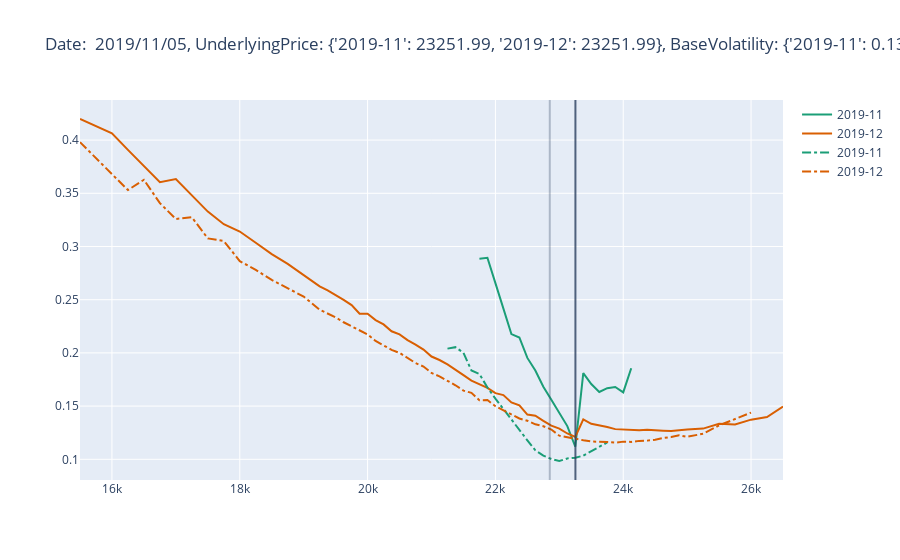

Notebook code for this chart:
### Code cell
op_20191105_20191101_fig = jquants_derivatives.plot_volatility(op_20191105, op_20191101)
save_fig["2019年11月5日のボラティリティスマイル"] = op_20191105_20191101_fig
save_fig["2019年11月5日のボラティリティスマイル"]
